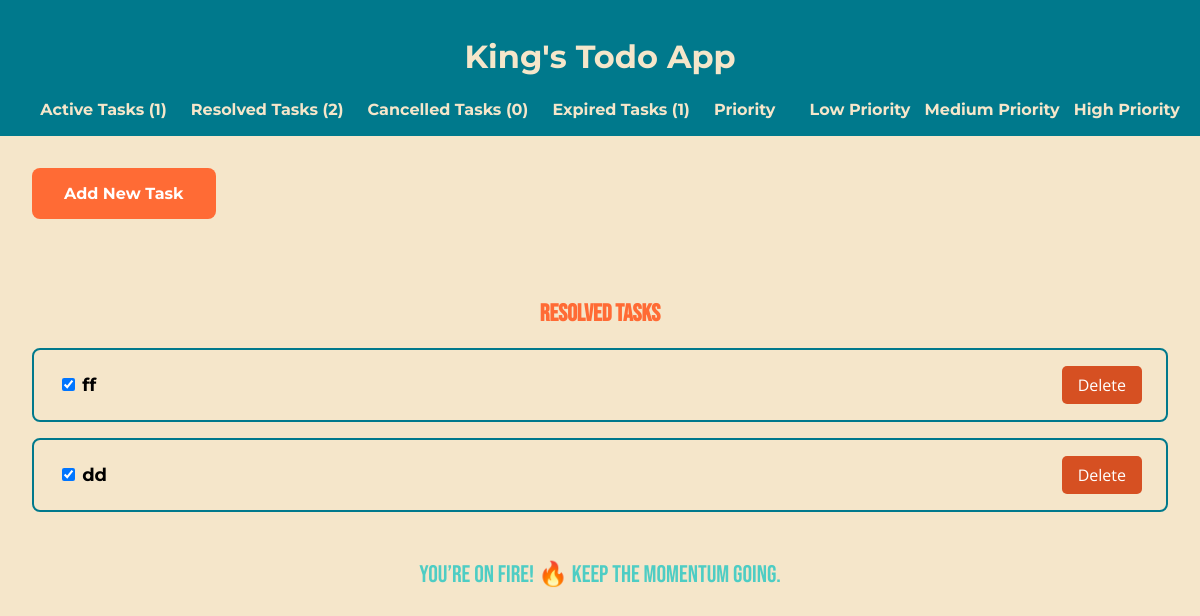
The app's page /todos/resolved/ with its own data.
### todos/models.py (models this page shows, shortened)
class Todo(models.Model):
    class Priority(models.TextChoices):
        LOW = 'L', 'Low'
        MEDIUM = 'M', 'Medium'
        HIGH = 'H', 'High'
    title = models.CharField(max_length=200)
    description = models.TextField(blank=True, null=True)
    due_date = models.DateField(blank=True, null=True)
    priority = models.CharField(
        max_length=1,
        choices=Priority.choices,
        default=Priority.MEDIUM,
    )
    completed = models.BooleanField(default=False)
    cancelled = models.BooleanField(default=False)
    created_at = models.DateTimeField(auto_now_add=True)
    updated_at = models.DateTimeField(auto_now=True)

### todos/views.py (the view)
# urls.py: path('resolved/', ResolvedTodoListView.as_view(), name='resolved_todo_list'), # New URL pattern
class ResolvedTodoListView(ListView):
    model = Todo
    template_name = 'todos/resolved_tasks.html'
    context_object_name = 'todos'
    queryset = Todo.objects.filter(completed=True).order_by('due_date', 'priority')

### todos/context_processors.py (called while the page is built)
def task_counts(request):
    active_count = Todo.objects.filter(completed=False, cancelled=False).count()
    resolved_count = Todo.objects.filter(completed=True).count()
    cancelled_count = Todo.objects.filter(cancelled=True).count()
    expired_count = Todo.objects.filter(completed=False, cancelled=False, due_date__lt=timezone.localdate()).count()
    return {
        'active_task_count': active_count,
        'resolved_task_count': resolved_count,
        'cancelled_task_count': cancelled_count,
        'expired_task_count': expired_count,
    }

### templates/todos/resolved_tasks.html (shortened to what this page needs)
{% extends 'todos/base.html' %}
{% block content %}
<a href="{% url 'todo_create' %}" class="add-task-btn">Add New Task</a>
<div class="motivational-quote">
    <h2 class="accent-heading">Resolved Tasks</h2>
</div>
{% if todos %}
    {% for todo in todos %}
        <div class="task-card">
            <div class="task-details">
                <form method="POST" action="{% url 'todo_resolve' todo.pk %}" style="display: inline;">
                    <input type="checkbox" name="completed" {% if todo.completed %}checked{% endif %} onchange="this.form.submit()">
                </form>
                <a href="{% url 'todo_detail' todo.pk %}" class="task-title">{{ todo.title }}</a>
            </div>
            <div class="task-actions">
                <a href="{% url 'todo_delete' todo.pk %}" class="delete-btn">Delete</a>
            </div>
        </div>
    {% endfor %}
{% else %}
    <div class="task-card">
        <p>No resolved tasks yet. Keep up the good work!</p>
    </div>
{% endif %}
<div class="motivational-quote">
    <p>You’re on fire! 🔥 Keep the momentum going.</p>
</div>
{% endblock %}

### templates/todos/base.html (shortened to what this page needs)
{% load static %}
<!DOCTYPE html>
<html>
<head>
    <link rel="stylesheet" href="{% static 'css/style.css' %}">
</head>
<body>
    <header>
        <h1><a href="{% url 'home' %}" style="text-decoration: none; color: inherit;">King's Todo App</a></h1>
        <nav>
            <a href="{% url 'todo_list' %}">Active Tasks ({{ active_task_count }})</a>
            <a href="{% url 'resolved_todo_list' %}">Resolved Tasks ({{ resolved_task_count }})</a>
            <a href="{% url 'cancelled_todo_list' %}">Cancelled Tasks ({{ cancelled_task_count }})</a>
            <a href="{% url 'expired_todo_list' %}">Expired Tasks ({{ expired_task_count }})</a>
            <a href="#">Priority</a>
            <div class="priority-dropdown">
                <a href="{% url 'todo_list_by_priority' 'L' %}">Low Priority</a>
                <a href="{% url 'todo_list_by_priority' 'M' %}">Medium Priority</a>
                <a href="{% url 'todo_list_by_priority' 'H' %}">High Priority</a>
            </div>
        </nav>
    </header>    <main>
        {% block content %}
        {% endblock %}
    </main>
</body>
</html>

### static/css/style.css (style rules this page uses)
:root { --sunset-orange: #FF6B35; --turquoise: #4ECDC4; --deep-teal: #00798C; --burnt-orange: #D65022; --black: #000000; --cream: #F5E6CA; }
body { background-color: var(--cream); font-family: 'Open Sans', sans-serif; color: var(--black); margin: 0; padding: 0; }
header { background-color: var(--deep-teal); color: var(--cream) !important; padding: 1rem; text-align: center; }
header nav { margin-top: 1rem; }
header nav a { color: var(--cream); text-decoration: none; margin-left: 20px; font-family: 'Montserrat', sans-serif; font-weight: 700; }
.priority-dropdown { display: inline-block; margin-left: 20px; }
.priority-dropdown a { color: var(--cream); text-decoration: none; margin-left: 10px; font-family: 'Montserrat', sans-serif; font-weight: 700; }
header h1 a { color: var(--cream) !important; }
h1, h2, h3, h4, h5, h6 { font-family: 'Montserrat', sans-serif; font-weight: 700; color: var(--deep-teal); }
main { padding: 2rem; }
.task-card { background-color: var(--cream); border: 2px solid var(--deep-teal); border-radius: 8px; padding: 1.5rem; margin-bottom: 1rem; display: flex; justify-content: space-between; align-items: center; }
.task-title { font-size: 18px; color: var(--black); font-family: 'Montserrat', sans-serif; font-weight: 700; text-decoration: none; }
.add-task-btn { background-color: var(--sunset-orange); color: white; padding: 1rem 2rem; border: none; border-radius: 8px; font-family: 'Montserrat', sans-serif; font-weight: 700; text-decoration: none; display: inline-block; margin-bottom: 2rem; }
.delete-btn { background-color: var(--burnt-orange); color: white; padding: 0.5rem 1rem; border: none; border-radius: 5px; text-decoration: none; }
.motivational-quote { text-align: center; margin-top: 3rem; font-family: 'Bebas Neue', cursive; font-size: 24px; color: var(--turquoise); }
.accent-heading { font-family: 'Bebas Neue', cursive; font-size: 24px; color: var(--sunset-orange); }

### records on screen
Todo: completed "☑", title "ff"
Todo: completed "☑", title "dd"

### other values on screen
{{ active_task_count }} "1"
{{ resolved_task_count }} "2"
{{ cancelled_task_count }} "0"
{{ expired_task_count }} "1"
